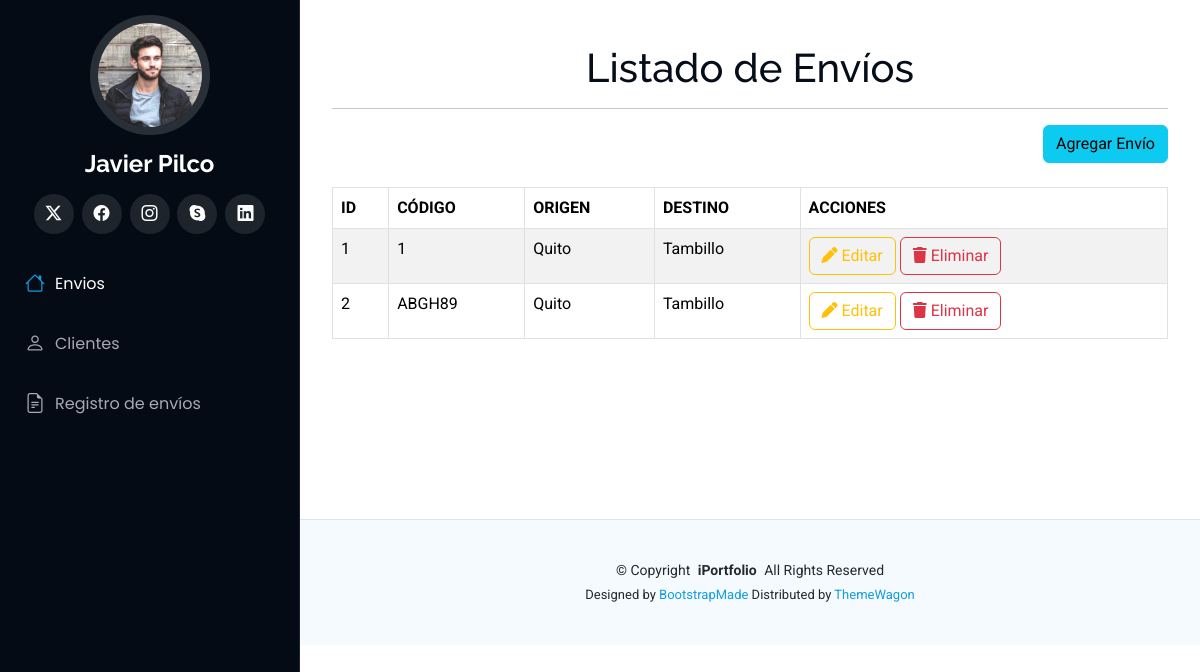
Before: / with the older database file.
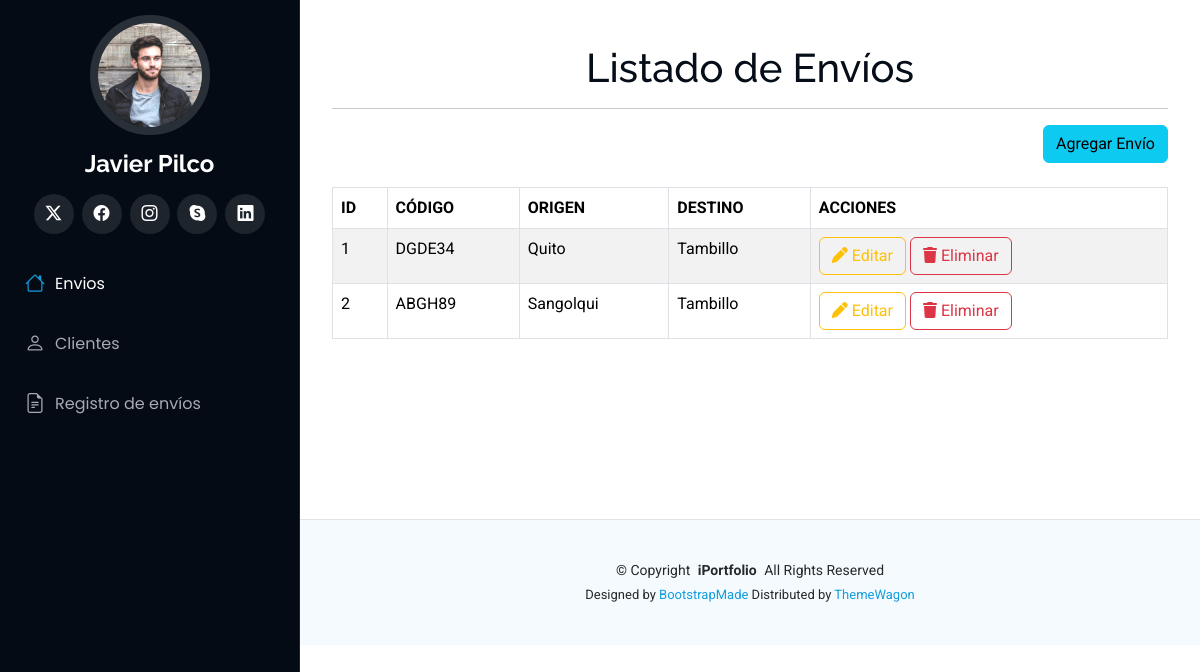
After: the same page with the newer database file.
### Aplicaciones/Logistica/models.py (models this page shows, shortened)
class Envio(models.Model):
    codigo = models.CharField(max_length=20, unique=True)
    origen = models.CharField(max_length=100)
    destino = models.CharField(max_length=100)

### Aplicaciones/Logistica/views.py (the view)
# urls.py: path('', views.inicioEnvios),
def inicioEnvios(request):
    envios = Envio.objects.all()
    return render(request, "inicioEnvios.html", {'envios': envios})

### Aplicaciones/Logistica/templates/inicioEnvios.html (shortened to what this page needs)
{% extends './plantilla.html' %}
{% block contenido %}
<br>
<h1 class="text-center">Listado de Envíos</h1>
<hr>
<div class="row">
    <div class="text-end">
        <a href="/nuevoEnvio" class="btn btn-info text-right">
            Agregar Envío
        </a>
    </div>
</div>
<br>
<table class="table table-bordered table-striped table-hover">
    <thead>
        <tr class="bg-info">
            <th>ID</th>
            <th>CÓDIGO</th>
            <th>ORIGEN</th>
            <th>DESTINO</th>
            <th>ACCIONES</th>
        </tr>
    </thead>
    <tbody>
        {% for envio in envios %}
        <tr>
            <td>{{ envio.id }}</td>
            <td>{{ envio.codigo }}</td>
            <td>{{ envio.origen }}</td>
            <td>{{ envio.destino }}</td>
            <td>
                <a href="/editarEnvio/{{ envio.id }}" class="btn btn-outline-warning">
                    <i class="fa fa-pen"></i> Editar
                </a>
                <a href="#" data-id="{{ envio.id }}" class="btn btn-outline-danger btnEliminar">
                    <i class="fa fa-trash"></i> Eliminar
                </a>
            </td>
        </tr>
        {% endfor %}
    </tbody>
</table>
<br><br><br><br><br><br>
{% endblock %}

Changed rows visible on the page:
changed Envio "Quito": codigo "1" → "DGDE34"
changed Envio "ABGH89": origen "Quito" → "Sangolqui"
